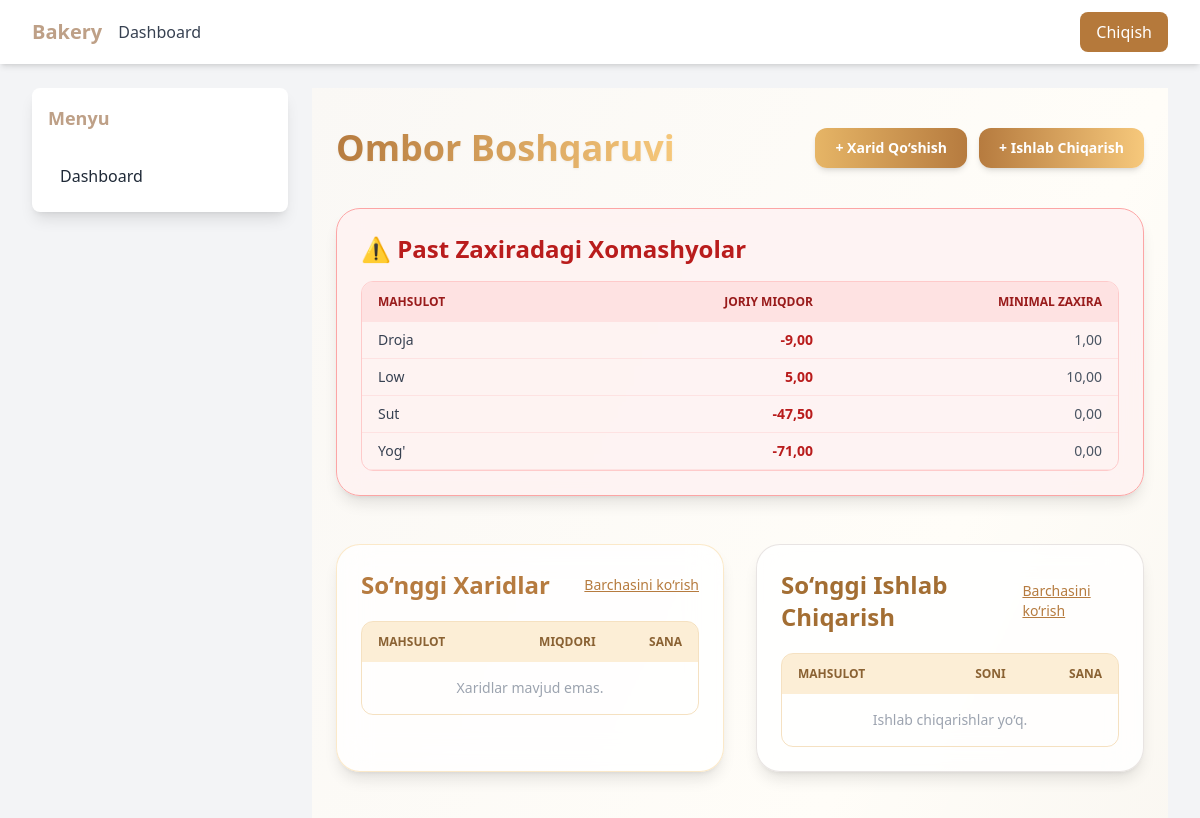
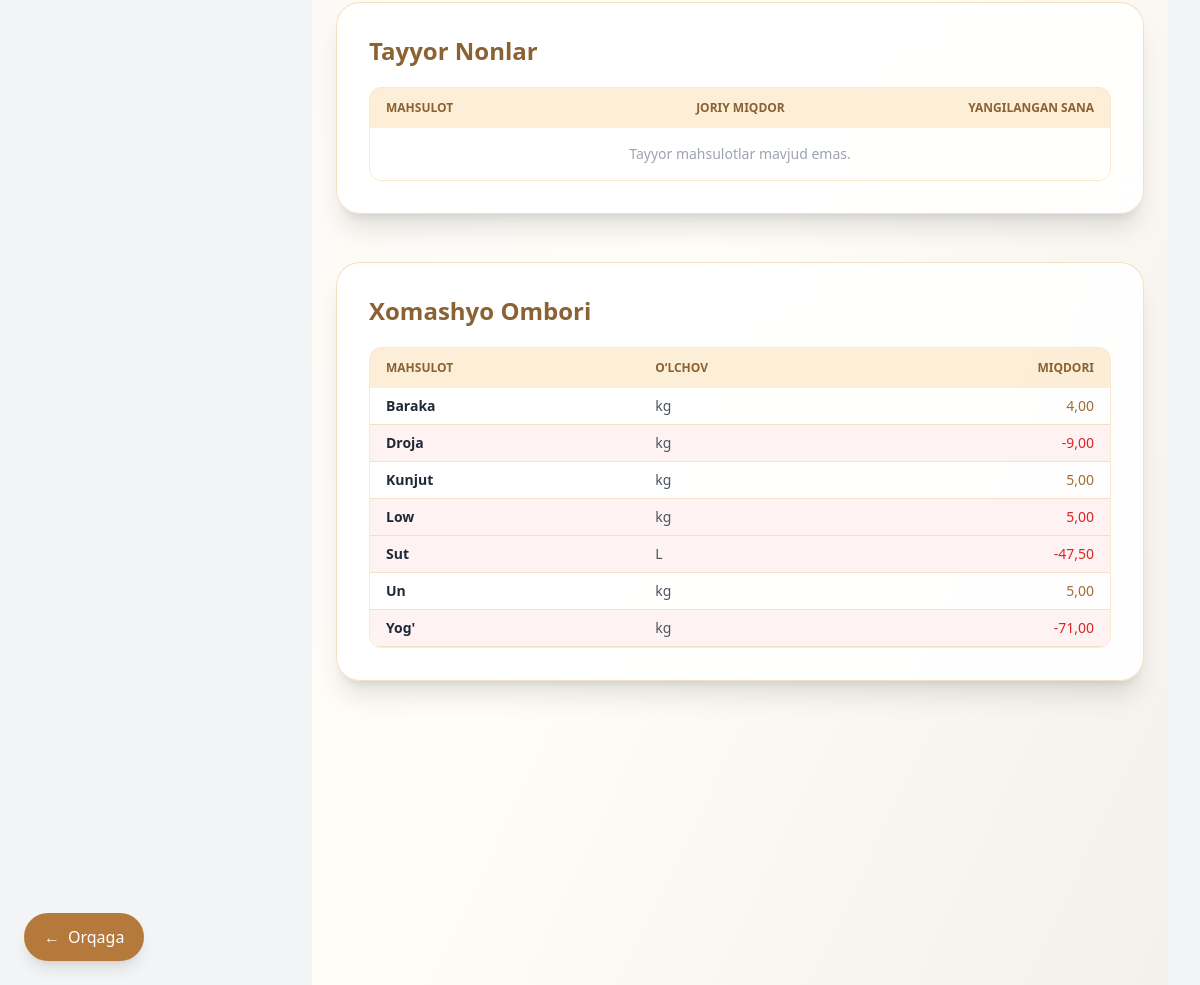
Screenshot of /inventory/ with the database file from the repository (2 pictures, top to bottom).
### inventory/models.py (models this page shows, shortened)
class Ingredient(models.Model):
    name = models.CharField(max_length=200, unique=True)
    quantity = models.DecimalField(**DECIMAL_KWARGS, default=Decimal('0'))
    unit = models.ForeignKey(Unit, on_delete=models.PROTECT, related_name='ingredients')
    low_stock_threshold = models.DecimalField(
        **DECIMAL_KWARGS,
        default=Decimal('0'),
        help_text=_("Minimum quantity before alert (set by admin)")
    )
    class Meta:
        verbose_name = _("Ingredient")
        verbose_name_plural = _("Ingredients")
    @property
    def is_low_stock(self):
        if self.low_stock_threshold is None:
            return False
        return self.quantity <= self.low_stock_threshold

class Unit(models.Model):
    name = models.CharField(max_length=50, unique=True)
    short = models.CharField(max_length=10, blank=True)
    class Meta:
        verbose_name = _("Unit")
        verbose_name_plural = _("Units")

### inventory/views.py (the view)
# urls.py: path("", views.inventory_dashboard, name="inventory_dashboard"),  # 👈 matches your template
def inventory_dashboard(request):
    ingredients = Ingredient.objects.select_related("unit").all().order_by("name")
    bakery_products = BakeryProductStock.objects.all().order_by("-pinned", "product__name")
    recent_purchases = Purchase.objects.select_related("ingredient").order_by("-date")[:5]
    recent_productions = Production.objects.select_related("product").order_by("-date")[:5]
    low_stock_ingredients = [
        ing for ing in ingredients
        if ing.quantity <= ing.low_stock_threshold
    ]
    context = {
        "ingredients": ingredients,
        "bakery_products": bakery_products,
        "recent_purchases": recent_purchases,
        "recent_productions": recent_productions,
        "low_stock_ingredients": low_stock_ingredients,
    }
    return render(request, "inventory/dashboard.html", context)

### inventory/templates/inventory/dashboard.html (shortened to what this page needs)
{% extends "base.html" %}
{% block content %}
<div class="min-h-screen bg-gradient-to-br from-[#FAF8F5] via-[#FFFDF8] to-[#F6C87B]/10 py-10 px-6">
  <div class="flex flex-col sm:flex-row sm:items-center sm:justify-between mb-10">
    <h1 class="text-4xl font-extrabold text-transparent bg-clip-text bg-gradient-to-r from-[#B67B3F] to-[#F6C87B] drop-shadow-sm mb-4 sm:mb-0">
    </h1>
    <div class="flex gap-3">
      <a href="{% url 'inventory:purchase_create' %}"
         class="bg-gradient-to-r from-[#E6B566] to-[#B67B3F] hover:from-[#DFAE59] hover:to-[#9C6A33] text-white px-5 py-2.5 rounded-xl shadow-md hover:shadow-lg transition-all transform hover:-translate-y-0.5 text-sm font-semibold">
         + Xarid Qo‘shish
      </a>
      <a href="{% url 'inventory:production_create' %}"
         class="bg-gradient-to-r from-[#B67B3F] to-[#F6C87B] hover:from-[#A36E33] hover:to-[#F1C05A] text-white px-5 py-2.5 rounded-xl shadow-md hover:shadow-lg transition-all transform hover:-translate-y-0.5 text-sm font-semibold">
         + Ishlab Chiqarish
      </a>
    </div>
  </div>
  {% if low_stock_ingredients %}
  <div class="bg-red-50/90 backdrop-blur-md rounded-3xl shadow-lg border border-red-300 mb-12 p-6">
    <h2 class="text-2xl font-bold text-red-700 mb-4 flex items-center gap-2">
      ⚠️ Past Zaxiradagi Xomashyolar
    </h2>
    <div class="overflow-x-auto rounded-xl border border-red-200">
      <table class="w-full text-sm text-left text-gray-700">
        <thead class="bg-red-100 text-red-800 uppercase text-xs">
          <tr>
            <th class="px-4 py-3">Mahsulot</th>
            <th class="px-4 py-3 text-right">Joriy Miqdor</th>
            <th class="px-4 py-3 text-right">Minimal Zaxira</th>
          </tr>
        </thead>
        <tbody>
          {% for ing in low_stock_ingredients %}
          <tr class="border-b border-red-100 hover:bg-red-50 transition-all">
            <td class="px-4 py-2 font-medium">{{ ing.name }}</td>
            <td class="px-4 py-2 text-right text-red-700 font-semibold">{{ ing.quantity|floatformat:2 }}</td>
            <td class="px-4 py-2 text-right text-gray-600">{{ ing.low_stock_threshold|floatformat:2 }}</td>
          </tr>
          {% endfor %}
        </tbody>
      </table>
    </div>
  </div>
  {% endif %}
  <div class="grid grid-cols-1 lg:grid-cols-2 gap-8 mb-12">
    <div class="bg-white/80 backdrop-blur-lg rounded-3xl shadow-lg border border-[#F6C87B]/40 hover:border-[#E6B566]/70 transition-all p-6">
      <div class="flex justify-between items-center mb-5">
        <h2 class="text-2xl font-bold text-[#B67B3F]">So‘nggi Xaridlar</h2>
        <a href="{% url 'inventory:purchase_list' %}" class="text-[#B67B3F] hover:text-[#9C6A33] text-sm font-medium underline">Barchasini ko‘rish</a>
      </div>
      <div class="overflow-x-auto rounded-xl border border-[#E6B566]/40">
        <table class="w-full text-sm text-left text-gray-700">
          <thead class="bg-[#F6C87B]/30 text-[#8A6233] uppercase text-xs">
            <tr>
              <th class="px-4 py-3">Mahsulot</th>
              <th class="px-4 py-3 text-right">Miqdori</th>
              <th class="px-4 py-3 text-right">Sana</th>
            </tr>
          </thead>
          <tbody>
            {% for purchase in recent_purchases %}
            <tr class="border-b border-[#F1E3C2] hover:bg-[#FFF8E5] transition-all">
              <td class="px-4 py-2 font-medium">{{ purchase.ingredient.name }}</td>
              <td class="px-4 py-2 text-right text-[#A36E33] font-semibold">+{{ purchase.quantity|floatformat:2 }}</td>
              <td class="px-4 py-2 text-right text-gray-500">{{ purchase.date|date:"d M Y" }}</td>
            </tr>
            {% empty %}
            <tr><td colspan="3" class="text-center py-4 text-gray-400">Xaridlar mavjud emas.</td></tr>
            {% endfor %}
          </tbody>
        </table>
      </div>
    </div>
    <div class="bg-white/80 backdrop-blur-lg rounded-3xl shadow-lg border border-[#D9D3D0]/60 hover:border-[#B67B3F]/60 transition-all p-6">
      <div class="flex justify-between items-center mb-5">
        <h2 class="text-2xl font-bold text-[#A36E33]">So‘nggi Ishlab Chiqarish</h2>
        <a href="{% url 'inventory:production_history' %}" class="text-[#B67B3F] hover:text-[#9C6A33] text-sm font-medium underline">Barchasini ko‘rish</a>
      </div>
      <div class="overflow-x-auto rounded-xl border border-[#E6B566]/40">
        <table class="w-full text-sm text-left text-gray-700">
          <thead class="bg-[#F6C87B]/30 text-[#8A6233] uppercase text-xs">
            <tr>
              <th class="px-4 py-3">Mahsulot</th>
              <th class="px-4 py-3 text-right">Soni</th>
              <th class="px-4 py-3 text-right">Sana</th>
            </tr>
          </thead>
          <tbody>
            {% for production in recent_bakery_productions %}
            <tr class="border-b border-[#F1E3C2] hover:bg-[#FFF8E5] transition-all">
              <td class="px-4 py-2 font-medium">{{ production.product.name }}</td>
              <td class="px-4 py-2 text-right text-[#A36E33] font-semibold">+{{ production.quantity_produced|floatformat:2 }}</td>
              <td class="px-4 py-2 text-right text-gray-500">{{ production.date|date:"d M Y" }}</td>
            </tr>
            {% empty %}
            <tr><td colspan="3" class="text-center py-4 text-gray-400">Ishlab chiqarishlar yo‘q.</td></tr>
            {% endfor %}
          </tbody>
        </table>
      </div>
    </div>
  </div>
  <div class="bg-white/90 backdrop-blur-xl rounded-3xl shadow-xl border border-[#E6B566]/40 hover:border-[#B67B3F]/50 transition-all p-8 mb-12">
    <h2 class="text-2xl font-bold text-[#8A6233] mb-5">Tayyor Nonlar</h2>
    <div class="rounded-xl border border-[#E6B566]/30 overflow-hidden">
      <table class="w-full table-auto text-sm text-left text-gray-700">
        <thead class="bg-[#F6C87B]/30 text-[#8A6233] uppercase text-xs">
          <tr>
            <th class="px-4 py-3">Mahsulot</th>
            <th class="px-4 py-3 text-right">Joriy Miqdor</th>
            <th class="px-4 py-3 text-right">Yangilangan sana</th>
          </tr>
        </thead>
        <tbody>
          {% for stock in bakery_stocks %}
          <tr class="border-b border-[#F1E3C2] hover:bg-[#FFF8E5] transition-all">
            <td class="px-4 py-2 font-semibold text-gray-800">{{ stock.product.name }}</td>
            <td class="px-4 py-2 text-right text-[#A36E33] font-semibold">{{ stock.quantity|floatformat:2 }}</td>
            <td class="px-4 py-2 text-right text-gray-500">{{ stock.updated_at|date:"d M Y" }}</td>
          </tr>
          {% empty %}
          <tr><td colspan="3" class="text-center py-4 text-gray-400">Tayyor mahsulotlar mavjud emas.</td></tr>
          {% endfor %}
        </tbody>
      </table>
    </div>
  </div>
  <div class="bg-white/90 backdrop-blur-xl rounded-3xl shadow-xl border border-[#E6B566]/40 hover:border-[#B67B3F]/50 transition-all p-8">
    <h2 class="text-2xl font-bold text-[#8A6233] mb-5"> Xomashyo Ombori</h2>
    <div class="rounded-xl border border-[#E6B566]/30 overflow-hidden">
      <table class="w-full table-auto text-sm text-left text-gray-700">
        <thead class="bg-[#F6C87B]/30 text-[#8A6233] uppercase text-xs">
          <tr>
            <th class="px-4 py-3">Mahsulot</th>
            <th class="px-4 py-3">O‘lchov</th>
            <th class="px-4 py-3 text-right">Miqdori</th>
          </tr>
        </thead>
        <tbody>
          {% for ingredient in ingredients %}
          <tr class="border-b border-[#F1E3C2] hover:bg-[#FFF8E5] transition-all {% if ingredient.is_low_stock %}bg-red-50{% endif %}">
            <td class="px-4 py-2 font-semibold text-gray-800 truncate max-w-[150px]">{{ ingredient.name }}</td>
            <td class="px-4 py-2 text-gray-600">{{ ingredient.unit.short|default:ingredient.unit.name }}</td>
            <td class="px-4 py-2 text-right font-medium {% if ingredient.is_low_stock %}text-red-600{% else %}text-[#A36E33]{% endif %}">
              {{ ingredient.quantity|floatformat:2 }}
            </td>
          </tr>
          {% empty %}
          <tr><td colspan="3" class="text-center py-4 text-gray-400">Mahsulotlar topilmadi.</td></tr>
          {% endfor %}
        </tbody>
      </table>
    </div>
  </div>
</div>
{% endblock %}

### templates/base.html (style rules this page uses)
html { scroll-behavior: smooth; }
body { max-width: 100%; overflow-x: auto; }
body { padding-top: 64px; }

### rows the page displays
Ingredient: name "Droja", quantity "-9,00", low_stock_threshold "1,00", unit.short "kg"
Ingredient: name "Low", quantity "5,00", low_stock_threshold "10,00", unit.short "kg"
Ingredient: name "Sut", quantity "-47,50", low_stock_threshold "0,00", unit.short "L"
Ingredient: name "Yog'", quantity "-71,00", low_stock_threshold "0,00", unit.short "kg"
Ingredient: name "Baraka", unit.short "kg", quantity "4,00"
Ingredient: name "Kunjut", unit.short "kg", quantity "5,00"
Ingredient: name "Un", unit.short "kg", quantity "5,00"
